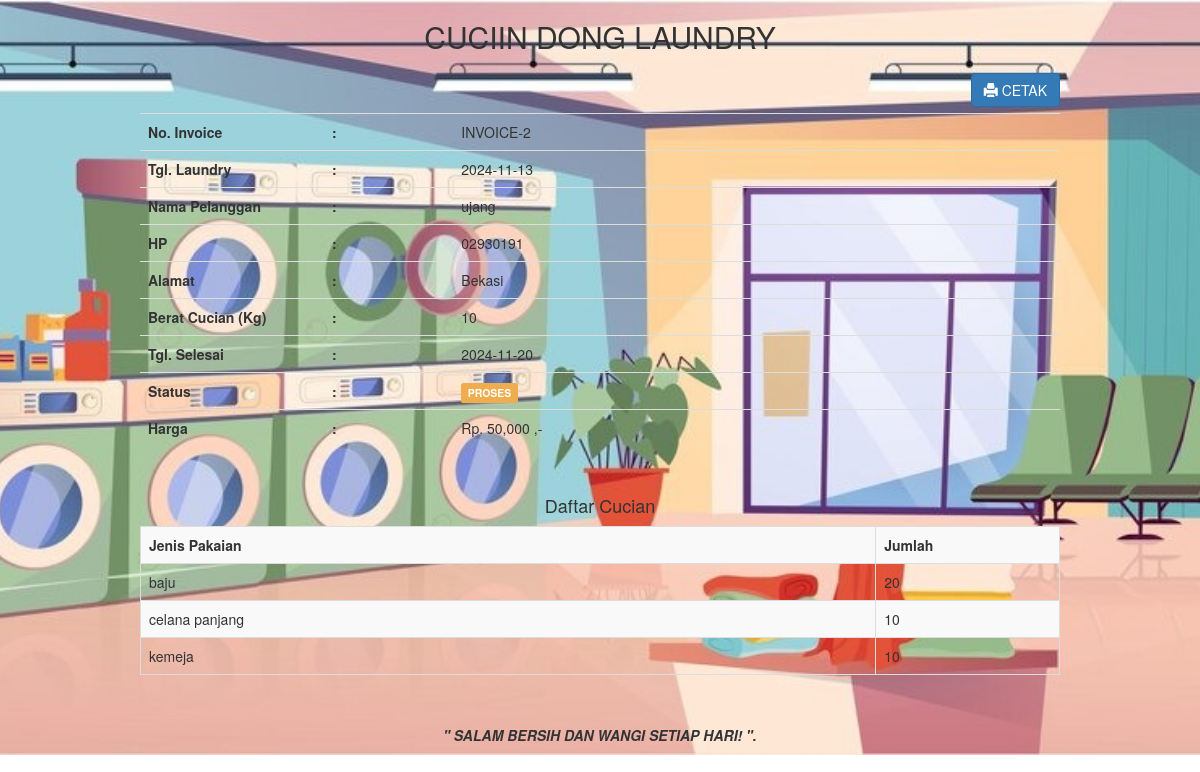
The app's page /admin/transaksi_invoice.php?id=2 (signed in) with its own data.
### tables this page shows
CREATE TABLE `transaksi` (
  `transaksi_id` int(11) NOT NULL,
  `transaksi_tgl` date NOT NULL,
  `transaksi_pelanggan` int(11) NOT NULL,
  `transaksi_harga` int(11) NOT NULL,
  `transaksi_berat` int(11) NOT NULL,
  `transaksi_tgl_selesai` date NOT NULL,
  `transaksi_status` int(11) NOT NULL
);

CREATE TABLE `pelanggan` (
  `pelanggan_id` int(11) NOT NULL,
  `pelanggan_nama` varchar(265) NOT NULL,
  `pelanggan_hp` varchar(265) NOT NULL,
  `pelanggan_alamat` text NOT NULL
);

CREATE TABLE `pakaian` (
  `pakaian_id` int(11) NOT NULL,
  `pakaian_transaksi` int(11) NOT NULL,
  `pakaian_jenis` varchar(265) NOT NULL,
  `pakaian_jumlah` int(11) NOT NULL
);

### admin/transaksi_invoice.php (the view, shortened to what this page needs)
<!DOCTYPE html>
<html>
<head>
    <link rel="stylesheet" type="text/css" href="../assets/css/bootstrap.css">
</head>
<body>
    <?php
    include '../koneksi.php';
    ?>
    <div class="container">
        <div class="col-md-10 col-md-offset-1">
            <?php
            $id = $_GET['id'];
            $transaksi = mysqli_query($koneksi,"select * from transaksi,pelanggan where transaksi_id='$id' and transaksi_pelanggan=pelanggan_id");
            while($t=mysqli_fetch_array($transaksi)){
                ?>
                <center><h2>CUCIIN DONG LAUNDRY</h2></center>
                <a href="transaksi_invoice_cetak.php?id=<?php echo $id; ?>" target="_blank" class="btn btn-primary pull-right"><i class="glyphicon glyphicon-print"></i> CETAK</a>
                <br/>
                <br/>
                <table class="table">
                    <tr>
                        <th width="20%">No. Invoice</th>
                        <th>:</th>
                        <td>INVOICE-<?php echo $t['transaksi_id']; ?></td>
                    </tr>
                    <tr>
                        <th width="20%">Tgl. Laundry</th>
                        <th>:</th>
                        <td><?php echo $t['transaksi_tgl']; ?></td>
                    </tr>
                    <tr>
                        <th>Nama Pelanggan</th>
                        <th>:</th>
                        <td><?php echo $t['pelanggan_nama']; ?></td>
                    </tr>
                    <tr>
                        <th>HP</th>
                        <th>:</th>
                        <td><?php echo $t['pelanggan_hp']; ?></td>
                    </tr>
                    <tr>
                        <th>Alamat</th>
                        <th>:</th>
                        <td><?php echo $t['pelanggan_alamat']; ?></td>
                    </tr>
                    <tr>
                        <th>Berat Cucian (Kg)</th>
                        <th>:</th>
                        <td><?php echo $t['transaksi_berat']; ?></td>
                    </tr>
                    <tr>
                        <th>Tgl. Selesai</th>
                        <th>:</th>
                        <td><?php echo $t['transaksi_tgl_selesai']; ?></td>
                    </tr>
                    <tr>
                        <th>Status</th>
                        <th>:</th>
                        <td>
                            <?php
                            if($t['transaksi_status']=="0"){
                                echo "<div class='label label-warning'>PROSES</div>";
                            }else if($t['transaksi_status']=="1"){
                                echo "<div class='label label-info'>DI CUCI</div>";
                            }else if($t['transaksi_status']=="2"){
                                echo "<div class='label label-success'>SELESAI</div>";
                            }
                            ?>
                        </td>
                    </tr>
                    <tr>
                        <th>Harga</th>
                        <th>:</th>
                        <td><?php echo "Rp. ".number_format($t['transaksi_harga'])." ,-"; ?></td>
                    </tr>
                </table>
                <br/>
                <h4 class="text-center">Daftar Cucian</h4>
                <table class="table table-bordered table-striped">
                    <tr>
                        <th>Jenis Pakaian</th>
                        <th width="20%">Jumlah</th>
                    </tr>
                    <?php
                    $id = $t['transaksi_id'];
                    $pakaian = mysqli_query($koneksi,"select * from pakaian where pakaian_transaksi='$id'");
                    while($p=mysqli_fetch_array($pakaian)){
                        ?>
                        <tr>
                            <td><?php echo $p['pakaian_jenis']; ?></td>
                            <td width="5%"><?php echo $p['pakaian_jumlah']; ?></td>
                        </tr>
                        <?php } ?>
                    </table>
                    <br/>
                    <p><center><b><i>" SALAM BERSIH DAN WANGI SETIAP HARI! ".</b></i></center></p>
                    <?php
                }
                ?>
            </div>
        </div>
    </body>
    </html>

### records on screen
transaksi: transaksi_id "2", transaksi_tgl "2024-11-13", pelanggan.pelanggan_nama "ujang", pelanggan.pelanggan_hp "02930191", pelanggan.pelanggan_alamat "Bekasi", transaksi_berat "10", transaksi_tgl_selesai "2024-11-20", transaksi_status "PROSES", transaksi_harga "50,000"
pakaian: pakaian_jenis "baju", pakaian_jumlah "20"
pakaian: pakaian_jenis "celana panjang", pakaian_jumlah "10"
pakaian: pakaian_jenis "kemeja", pakaian_jumlah "10"
